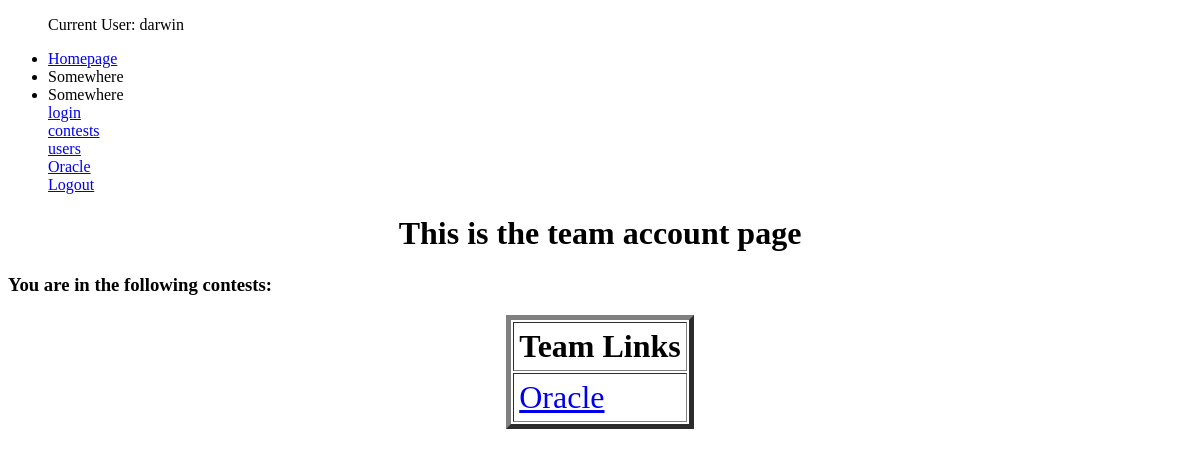
The page /account/team/ (signed in) on the database as committed earlier.
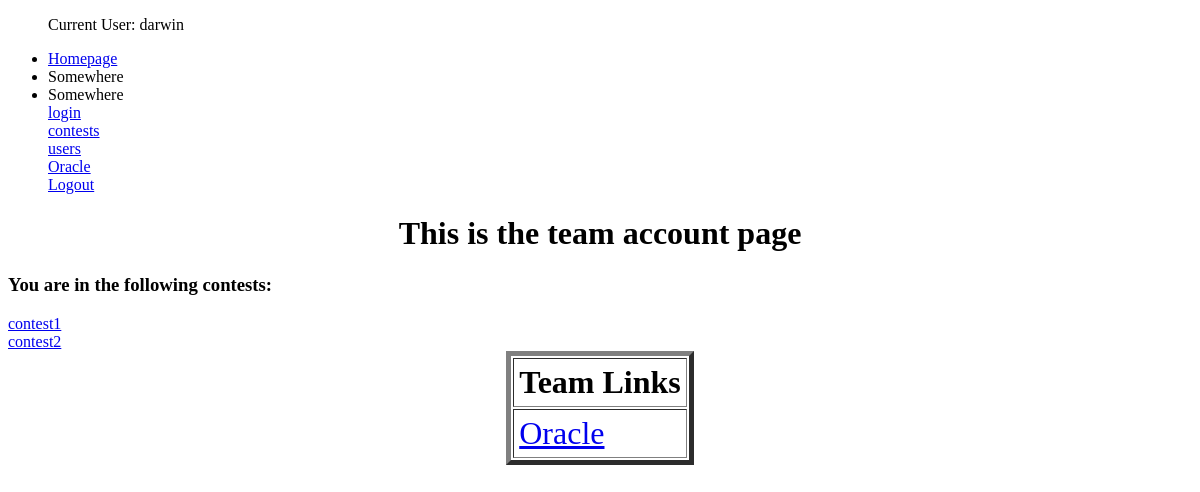
The same page on the database as committed later.
### contests/models.py (models this page shows, shortened)
class Contest(models.Model):
    contestName             = models.CharField(max_length = 20, unique = True)
    contestDate             = models.DateField()
    contestants             = models.ManyToManyField('users.CustomUser', blank = True)
    contestHours            = models.PositiveSmallIntegerField(default = 2)
    contestMinutes          = models.PositiveSmallIntegerField(default = 0)
    contestDuration         = models.DurationField(default = datetime.timedelta(days = 0, seconds=7200))
    isRunning               = models.BooleanField(default = False)
    def get_absolute_url(self):
        return reverse("contests:contest-detail", kwargs = {"id": self.id})

### account/views.py (the view)
# urls.py: path('team/', TeamAccountView.as_view(), name = 'team-acc-view')
class TeamAccountView(ListView):
    template_name = "account/account_team.html"
    def get_queryset(self, *args, **kwargs):
        return Contest.objects.all().filter(contestants = self.request.user)

### account/templates/account/account_team.html
{% extends 'base.html' %}
{% block content %}
<h1 align="center">This is the team account page</h1>
<h3>You are in the following contests:</h3>
{% for instance in object_list %}
<a href = '{{ instance.get_absolute_url }}' >
    {{ instance.contestName }}
</a> <br>
{% endfor %}
<font size = 6>
    <table border = 5 cellpadding = 5 align = center font = 20>
        <tr><th>Team Links</th></tr>
        <tr><td> <a href="{% url 'oracle:posts-list' %}"> Oracle </a></td></tr>
    </table>
</font>
{% endblock %}

Rows that differ between the two databases and show on the page:
now on this page (row edited): Contest: contestName "contest1"
added Contest: contestName "contest2"
